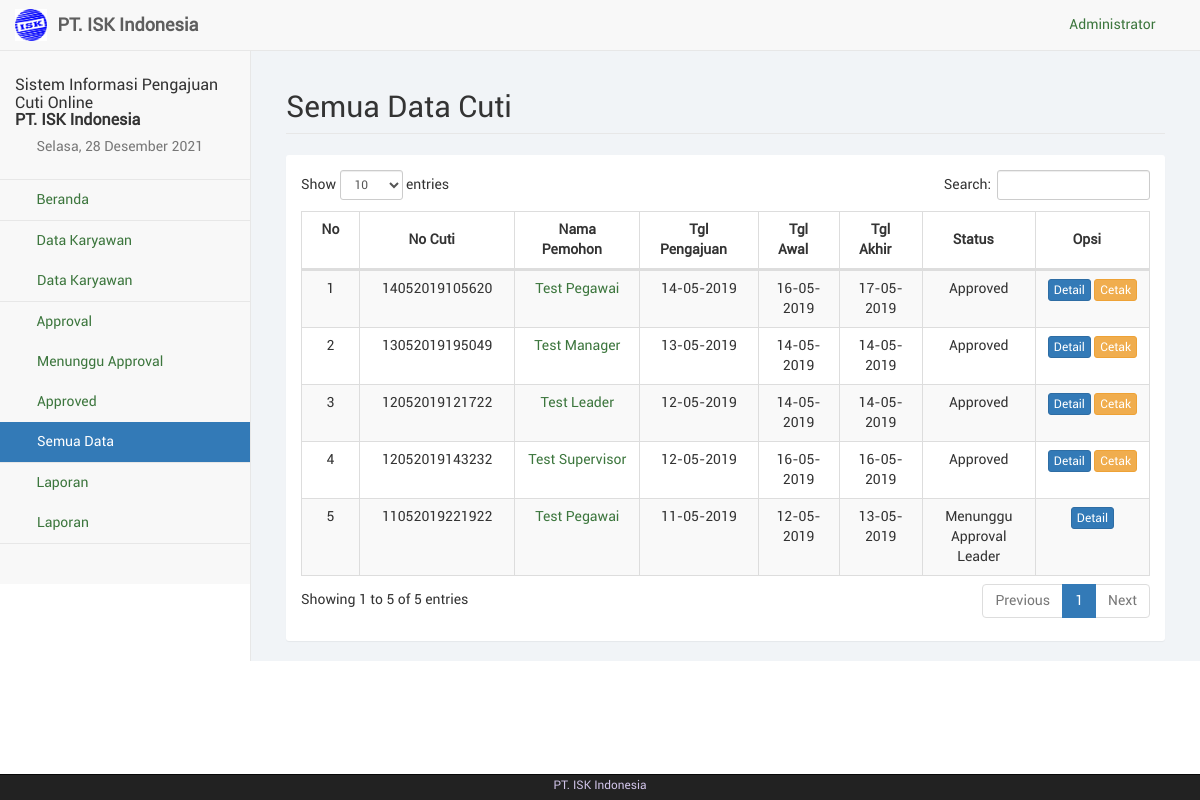
The app's page /php/src/app_all.php (signed in) with its own data.
### tables this page shows
CREATE TABLE IF NOT EXISTS `cuti` (
  `no_cuti` varchar(30) NOT NULL,
  `npp` varchar(20) NOT NULL,
  `tgl_pengajuan` date NOT NULL,
  `tgl_awal` date NOT NULL,
  `tgl_akhir` date NOT NULL,
  `durasi` int(11) NOT NULL,
  `keterangan` text NOT NULL,
  `leader` varchar(20) NOT NULL,
  `manager` varchar(30) NOT NULL,
  `spv` varchar(20) NOT NULL,
  `stt_cuti` varchar(50) NOT NULL,
  `ket_reject` text NOT NULL,
  `hrd_app` int(2) NOT NULL,
  `lead_app` int(2) NOT NULL,
  `spv_app` int(2) NOT NULL,
  `mng_app` int(2) NOT NULL
);

CREATE TABLE IF NOT EXISTS `employee` (
  `npp` varchar(20) NOT NULL,
  `nama_emp` varchar(100) NOT NULL,
  `jk_emp` varchar(20) NOT NULL,
  `telp_emp` varchar(20) NOT NULL,
  `divisi` varchar(50) NOT NULL,
  `jabatan` varchar(50) NOT NULL,
  `alamat` text NOT NULL,
  `hak_akses` varchar(20) NOT NULL,
  `jml_cuti` int(11) NOT NULL,
  `password` varchar(100) NOT NULL,
  `foto_emp` text NOT NULL,
  `active` varchar(20) NOT NULL,
  `id_adm` int(11) NOT NULL
);

### php/src/sess_check.php (called while the page is built, shortened)
<?php
	$chk_sess = $_SESSION['admin'];
	include("dist/config/koneksi.php");
	include("dist/config/library.php");
	$sql_sess = "SELECT * FROM admin WHERE id_adm='". $chk_sess ."'";
	$ress_sess = mysqli_query($conn, $sql_sess);
	$row_sess = mysqli_fetch_array($ress_sess);
	$sess_admname = $row_sess['nama_adm'];
?>

### php/src/dist/config/library.php (called while the page is built, shortened)
<?php
function IndonesiaTgl($tanggal){
	$tgl=substr($tanggal,8,2);
	$bln=substr($tanggal,5,2);
	$thn=substr($tanggal,0,4);
	$tanggal="$tgl-$bln-$thn";
	return $tanggal;
}
?>

### php/src/app_all.php (the view, shortened to what this page needs)
<?php
	include("sess_check.php");
	$pagedesc = "Semua Data";
	include("layout_top.php");
?>
		<div id="page-wrapper">
            <div class="container-fluid">
                <div class="row">
                    <div class="col-lg-12">
                        <h1 class="page-header">Semua Data Cuti</h1>
                    </div>
                </div>
				<div class="row">
					<div class="col-lg-12"><?php include("layout_alert.php"); ?></div>
				</div>
				<div class="row">
					<div class="col-lg-12">
						<div class="panel panel-default">
							<div class="panel-body">
						<?php
								$Sql = "SELECT cuti.*, employee.* FROM cuti, employee WHERE cuti.npp=employee.npp ORDER BY cuti.tgl_pengajuan DESC";
								$Qry = mysqli_query($conn, $Sql);
							?>
								<table class="table table-striped table-bordered table-hover" id="tabel-data">
									<thead>
										<tr>
											<th width="1%">No</th>
											<th width="10%">No Cuti</th>
											<th width="10%">Nama Pemohon</th>
											<th width="5%">Tgl Pengajuan</th>
											<th width="5%">Tgl Awal</th>
											<th width="5%">Tgl Akhir</th>
											<th width="10%">Status</th>
											<th width="10%">Opsi</th>
										</tr>
									</thead>
									<tbody>
										<?php
											$i=1;
											while($data = mysqli_fetch_array($Qry)){
												echo '<tr>';
												echo '<td class="text-center">'. $i .'</td>';
												echo '<td class="text-center">'. $data['no_cuti'] .'</td>';
												echo '<td class="text-center"><a href="#myModal" data-toggle="modal" data-load-npp="'.$data['npp'].'" data-remote-target="#myModal .modal-body">'.$data['nama_emp'].'</a></td>';
												echo '<td class="text-center">'. IndonesiaTgl($data['tgl_pengajuan']) .'</td>';
												echo '<td class="text-center">'. IndonesiaTgl($data['tgl_awal']) .'</td>';
												echo '<td class="text-center">'. IndonesiaTgl($data['tgl_akhir']) .'</td>';
												echo '<td class="text-center">'. $data['stt_cuti'] .'</td>';
												echo '<td class="text-center">
													  <a href="#myModal" data-toggle="modal" data-load-code="'.$data['no_cuti'].'" data-remote-target="#myModal .modal-body" class="btn btn-primary btn-xs">Detail</a>
													  ';
													  if($data['hrd_app']==1){
														  ?>
														  <a href="app_cetak.php?no=<?php echo $data['no_cuti'];?>" target="_blank" class="btn btn-warning btn-xs">Cetak</a>
													<?php
													  }
												echo '</td>';
												echo '</tr>';
												$i++;
											}
										?>
									</tbody>
								</table>
							</div>
						</div>
					</div>
				</div>
            </div>
        </div>
<?php
	include("layout_bottom.php");
?>

### php/src/layout_top.php (shortened to what this page needs)
<?php
	$haries = array("Sunday" => "Minggu", "Monday" => "Senin", "Tuesday" => "Selasa", "Wednesday" => "Rabu", "Thursday" => "Kamis", "Friday" => "Jum'at", "Saturday" => "Sabtu");
	$bulans = array("", "Januari", "Februari", "Maret", "April", "Mei", "Juni", "Juli", "Agustus", "September", "Oktober", "November", "Desember");
	$hari_ini = $haries[date("l")];
	$bulan_ini = $bulans[date("n")];
	$tanggal = date("d");
	$tahun = date("Y");
?>
<!DOCTYPE html>
<html lang="en">
<head>
	<link href="libs/bootstrap/dist/css/bootstrap.min.css" rel="stylesheet">
	<link href="libs/metisMenu/dist/metisMenu.min.css" rel="stylesheet">
    <link href="libs/datatables-plugins/integration/bootstrap/3/dataTables.bootstrap.css" rel="stylesheet">
    <link href="libs/datatables-responsive/css/dataTables.responsive.css" rel="stylesheet">
	<link href="dist/css/sb-admin-2.css" rel="stylesheet">
	<link href="dist/css/offline-font.css" rel="stylesheet">
	<link href="dist/css/custom.css" rel="stylesheet">
	<link href="libs/font-awesome/css/font-awesome.min.css" rel="stylesheet" type="text/css">
</head>
<body>
    <div id="wrapper">
        <nav class="navbar navbar-default navbar-static-top" role="navigation" style="margin-bottom: 0">
            <div class="navbar-header">
				<a class="navbar-brand hidden-xs" href="index.php">
					<img src="libs/images/isk-logo.jpg" alt="brand" width="32" class="float-left image-brand">
					<div class="float-right">&nbsp;<strong>PT. ISK Indonesia</strong></div>
				</a>
			</div>
            <ul class="nav navbar-top-links navbar-right">
				<li class="dropdown dropdown-right">
					<a class="dropdown-toggle" data-toggle="dropdown" href="#">
						<i class="fa fa-user fa-fw"></i>&nbsp;<?php echo ucfirst($sess_admname); ?>&nbsp;<i class="fa fa-caret-down"></i>
					</a>
				</li>
			</ul>
            <div class="navbar-default sidebar" role="navigation">
                <div class="sidebar-nav navbar-collapse">
                    <ul class="nav" id="side-menu">
                        <li class="sidebar-search">
							<h4>Sistem Informasi Pengajuan Cuti Online <br> <b>PT. ISK Indonesia</b></h4>
							<h5 class="text-muted"><i class="fa fa-calendar fa-fw"></i>&nbsp;<?php echo $hari_ini.", ".$tanggal." ".$bulan_ini." ".$tahun ?></h5>
						</li>
						<?php
							if($pagedesc == "Beranda") {
								echo '<li><a href="index.php" class="active"><i class="fa fa-home fa-fw"></i>&nbsp;Beranda</a></li>';
							}
							else {
								echo '<li><a href="index.php"><i class="fa fa-home fa-fw"></i>&nbsp;Beranda</a></li>';
							}
							if(isset($menuparent) && $menuparent == "master") {
								echo '<li class="active">';
							}
							else {
								echo '<li>';
							}
						?>
							<a href="#"><i class="fa fa-group fa-fw"></i>&nbsp;Data Karyawan<span class="fa arrow"></span></a>
							<ul class="nav nav-second-level">
								<?php
									if($pagedesc == "Data Karyawan") {
										echo '<li><a href="karyawan.php" class="active">Data Karyawan</a></li>';
									}
									else {
										echo '<li><a href="karyawan.php">Data Karyawan</a></li>';
									}
								?>
							</ul>
						</li>
						<?php
							if(isset($menuparent) && $menuparent == "approval") {
								echo '<li class="active">';
							}
							else {
								echo '<li>';
							}
						?>
							<a href="#"><i class="fa fa-download fa-fw"></i>&nbsp;Approval<span class="fa arrow"></span></a>
							<ul class="nav nav-second-level">
								<?php
									if($pagedesc == "Waiting Approval") {
										echo '<li><a href="app_wait.php" class="active">Menunggu Approval</a></li>';
									}
									else {
										echo '<li><a href="app_wait.php">Menunggu Approval</a></li>';
									}
									if($pagedesc == "Approved") {
										echo '<li><a href="app.php" class="active">Approved</a></li>';
									}
									else {
										echo '<li><a href="app.php">Approved</a></li>';
									}
									if($pagedesc == "Semua Data") {
										echo '<li><a href="app_all.php" class="active">Semua Data</a></li>';
									}
									else {
										echo '<li><a href="app_all.php">Semua Data</a></li>';
									}
								?>
							</ul>
						<?php
							if(isset($menuparent) && $menuparent == "laporan") {
								echo '<li class="active">';
							}
							else {
								echo '<li>';
							}
						?>
							<a href="#"><i class="fa fa-folder fa-fw"></i>&nbsp;Laporan<span class="fa arrow"></span></a>
							<ul class="nav nav-second-level">
								<?php
									if($pagedesc == "Laporan") {
										echo '<li><a href="laporan.php" class="active">Laporan</a></li>';
									}
									else {
										echo '<li><a href="laporan.php">Laporan</a></li>';
									}
								?>
							</ul>
						</li>
	                </ul>
                </div>
            </div>
        </nav>

### php/src/layout_bottom.php (shortened to what this page needs)
	</div>
	<div class="navbar navbar-inverse navbar-fixed-bottom footer-bottom">
		<div class="container text-center">
			<p class="text-center" style="color: #D1C4E9; margin: 0 0 5px; padding: 0"><small>PT. ISK Indonesia</p>
		</div>
	</div>
</body>
</html>

### records on screen
cuti: no_cuti "14052019105620", employee.nama_emp "Test Pegawai", tgl_pengajuan "14-05-2019", tgl_awal "16-05-2019", tgl_akhir "17-05-2019", stt_cuti "Approved"
cuti: no_cuti "13052019195049", employee.nama_emp "Test Manager", tgl_pengajuan "13-05-2019", tgl_awal "14-05-2019", tgl_akhir "14-05-2019", stt_cuti "Approved"
cuti: no_cuti "12052019121722", employee.nama_emp "Test Leader", tgl_pengajuan "12-05-2019", tgl_awal "14-05-2019", tgl_akhir "14-05-2019", stt_cuti "Approved"
cuti: no_cuti "12052019143232", employee.nama_emp "Test Supervisor", tgl_pengajuan "12-05-2019", tgl_awal "16-05-2019", tgl_akhir "16-05-2019", stt_cuti "Approved"
cuti: no_cuti "11052019221922", employee.nama_emp "Test Pegawai", tgl_pengajuan "11-05-2019", tgl_awal "12-05-2019", tgl_akhir "13-05-2019", stt_cuti "Menunggu Approval Leader"

### other values on screen
$sess_admname "Administrator"
